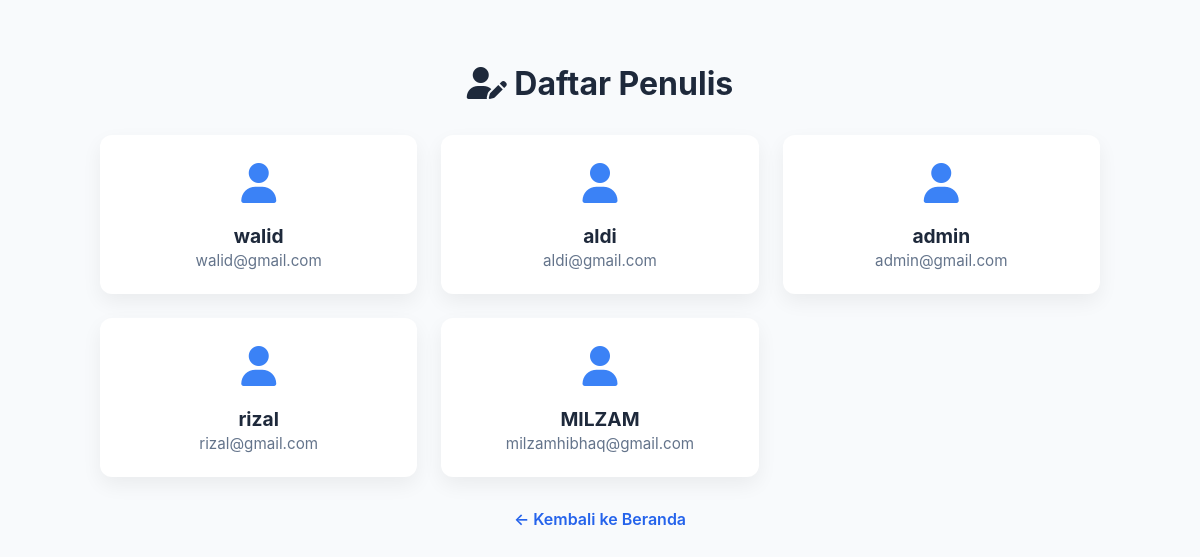
The page /uas_web/penulis.php on the database its author committed.
### tables this page shows
CREATE TABLE `author` (
  `id` int NOT NULL,
  `nickname` varchar(100) NOT NULL,
  `email` varchar(150) NOT NULL,
  `password` varchar(255) NOT NULL,
  `address` text,
  `phone` varchar(20) DEFAULT NULL,
  `country` varchar(100) DEFAULT NULL,
  `instagram` varchar(100) DEFAULT NULL,
  `role` enum('admin','penulis') DEFAULT 'penulis'
);

### uas_web/penulis.php (the view, shortened to what this page needs)
<?php
include 'config.php';
?>
<!DOCTYPE html>
<html lang="id">
<head>
  <link href="https://cdnjs.cloudflare.com/ajax/libs/font-awesome/6.4.0/css/all.min.css" rel="stylesheet">
 <link rel="stylesheet" href="css/penulis.css">
</head>
<body>
 <h1 style="margin-top: 2rem;">
  <i class="fa-solid fa-user-pen"></i> Daftar Penulis
</h1>
  <div class="grid">
    <?php
    $query = $conn->query("SELECT id, nickname, email FROM author");
    while ($author = $query->fetch_assoc()):
    ?>
      <a href="profil_penulis.php?id=<?= $author['id'] ?>" class="card">
        <div class="avatar"><i class="fa-solid fa-user"></i></div>
        <div class="nickname"><?= htmlspecialchars($author['nickname']) ?></div>
        <div class="email"><?= htmlspecialchars($author['email']) ?></div>
      </a>
    <?php endwhile; ?>
  </div>
  <a href="index.php" class="back-link">&larr; Kembali ke Beranda</a>
</body>
</html>

### uas_web/css/penulis.css (style rules this page uses)
body { font-family: 'Inter', sans-serif; background: #f8fafc; margin: 0; padding: 2rem; color: #1e293b; }
h1 { text-align: center; margin-bottom: 2rem; }
.grid { display: grid; grid-template-columns: repeat(auto-fit, minmax(250px, 1fr)); gap: 1.5rem; max-width: 1000px; margin: auto; }
.card { background: white; border-radius: 12px; padding: 1.5rem; box-shadow: 0 8px 20px rgba(0,0,0,0.06); text-align: center; transition: transform 0.3s; text-decoration: none; color: inherit; }
.avatar { font-size: 2.5rem; margin-bottom: 1rem; color: #3b82f6; }
.nickname { font-size: 1.2rem; font-weight: bold; margin-bottom: 0.2rem; }
.email { font-size: 0.95rem; color: #64748b; }
.back-link { display: block; margin-top: 2rem; text-align: center; color: #2563eb; font-weight: 600; text-decoration: none; }

### rows shown on the page
author: nickname "walid", email "walid@gmail.com"
author: nickname "aldi", email "aldi@gmail.com"
author: nickname "admin", email "admin@gmail.com"
author: nickname "rizal", email "rizal@gmail.com"
author: nickname "MILZAM", email "milzamhibhaq@gmail.com"
